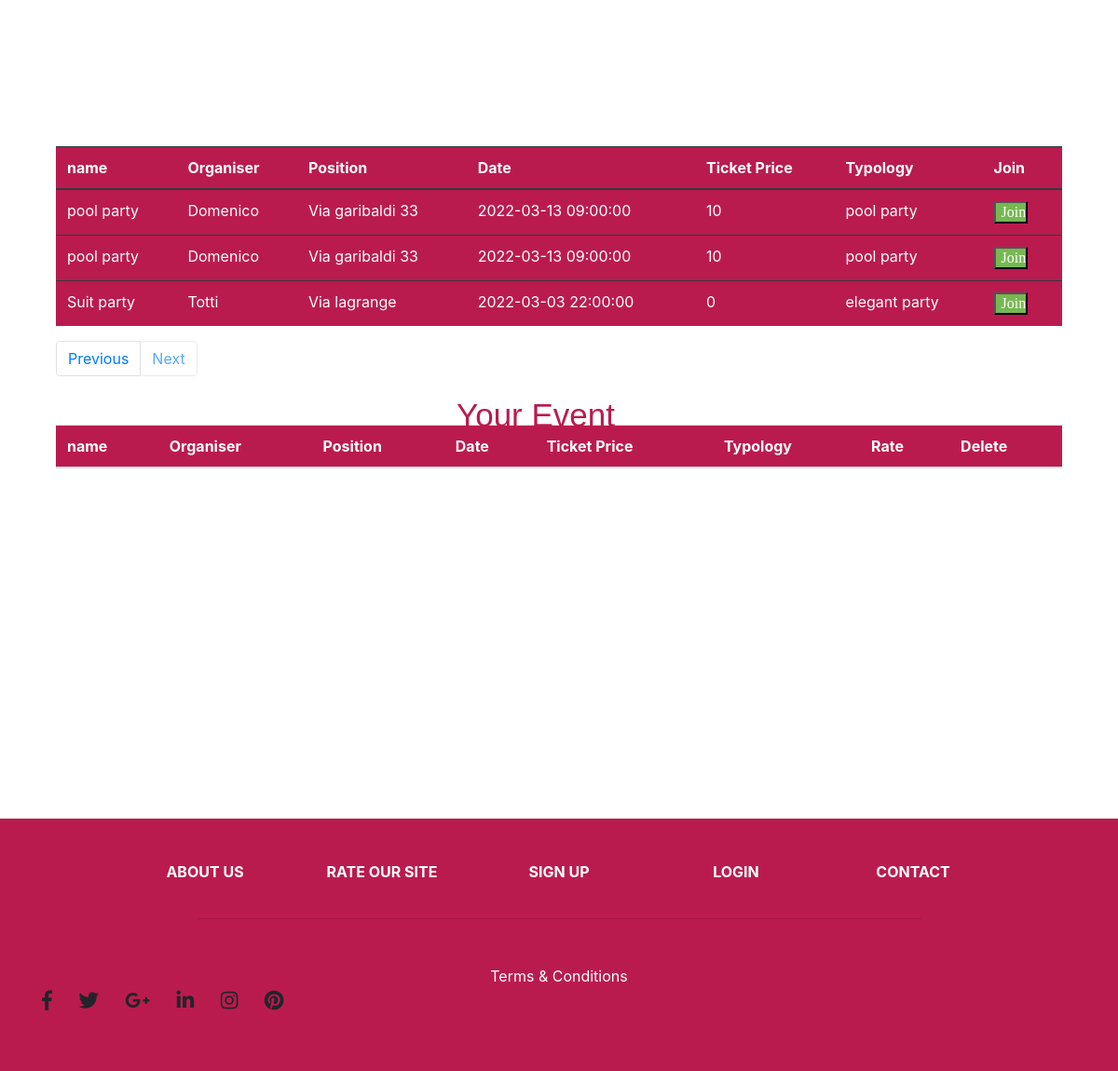
Page /2 (lower part) on the earlier database version.
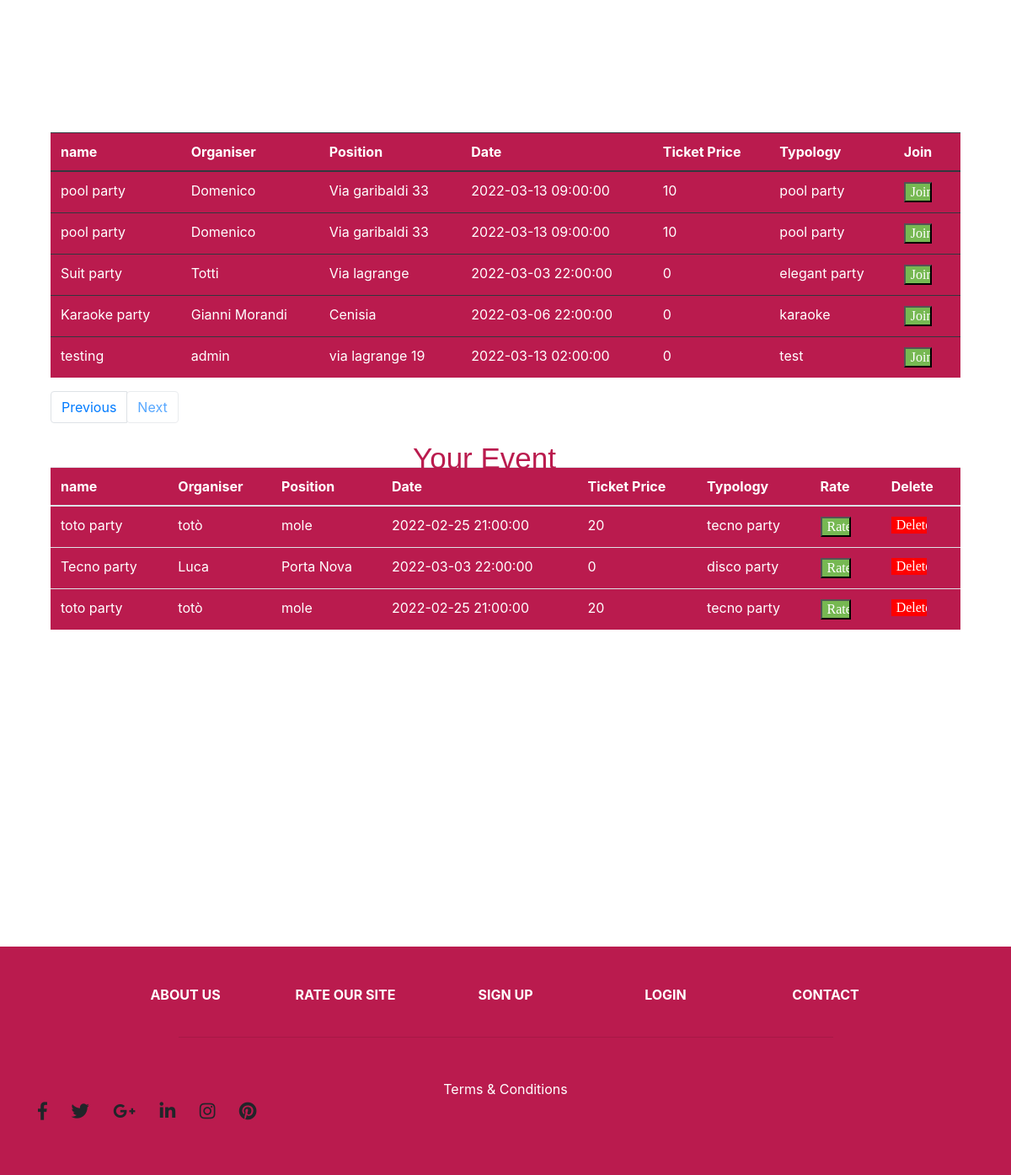
Same page on the later database version.
### tables this page shows
CREATE TABLE event (
	"Number" INTEGER NOT NULL, 
	"Name" VARCHAR(20) NOT NULL, 
	"Organiser" VARCHAR(20) NOT NULL, 
	"Position" VARCHAR(20) NOT NULL, 
	"Date" DATETIME NOT NULL, 
	"Number_of_entrance" INTEGER NOT NULL, 
	"Ticket_price" INTEGER, 
	"Typology" VARCHAR(20), 
	PRIMARY KEY ("Number"), 
	FOREIGN KEY("Position") REFERENCES position ("Zone")
);

CREATE TABLE join__event (
	id INTEGER NOT NULL, 
	"Email" VARCHAR(100), 
	"Name" VARCHAR(20) NOT NULL, 
	"Organiser" VARCHAR(20) NOT NULL, 
	"Position" VARCHAR(20) NOT NULL, 
	"Date" DATETIME NOT NULL, 
	"Number_of_entrance" INTEGER NOT NULL, 
	"Ticket_price" INTEGER, 
	"Typology" VARCHAR(20), 
	PRIMARY KEY (id), 
	FOREIGN KEY("Position") REFERENCES position ("Zone")
);

### app.py (the view, shortened to what this page needs)
@app.route('/', methods=['GET', 'POST'], defaults={"page": 1})
@app.route('/<int:page>', methods=['GET', 'POST'])
def index(page):
    from model import Event, join_Event
    form = JoinForm()
    page = page
    pages = 5
    event = Event.query.paginate(page, pages, error_out=False)
    joined_Event = join_Event.query.all()
    return render_template('homepage/index.html', event=event, joined_Event= joined_Event)

### form.py
class JoinForm(FlaskForm):
    email = EmailField(validators=[DataRequired(), Email()],render_kw={"placeholder": "Enter your email here"})
    submit = SubmitField("Join Event")

### templates/homepage/index.html (shortened to what this page needs)
<link href="//maxcdn.bootstrapcdn.com/bootstrap/4.1.1/css/bootstrap.min.css" rel="stylesheet" id="bootstrap-css">
<!DOCTYPE html>
<html>
  <head>
    <link rel="stylesheet" href="https://stackpath.bootstrapcdn.com/bootstrap/4.1.3/css/bootstrap.min.css">
    <link rel="stylesheet" href="https://use.fontawesome.com/releases/v5.5.0/css/all.css">
    <link rel= "stylesheet" type= "text/css" href= "{{ url_for('static',filename='home/style.css') }}">
  </head>
  <body>
    <div class="container h-100">
      <form action="/" method="post" autocomplete="off">
      <div class="d-flex justify-content-center h-100">
        <div class="searchbar">
            <p class="mb-0">Search for the Via or Zone</p>
        </div>
      </div>
      </form>
    </div>
<div class="row" >
<div class="col" id="show_table">
  <table class="table table-dark" >
  <thead>
    <tr>
      <th scope="col">name</th>
      <th scope="col">Organiser</th>
      <th scope="col">Position</th>
      <th scope="col">Date</th>
      <th scope="col">Ticket Price</th>
      <th scope="col">Typology</th>
      <th scope="col">Join</th>
    </tr>
  </thead>
  <tbody>
  {%if empty%}
  <tr>
    <td colspan="7" align="center">{{empty}}</td>
  </tr>
  {%else%}
  {% for event in event.items %}
    <tr>
        <td>{{ event.Name }}</td>
        <td>{{ event.Organiser }}</td>
        <td>{{ event.Position }}</td>
        <td>{{ event.Date }}</td>
        <td>{{ event.Ticket_price }}</td>
        <td>{{ event.Typology }}</td>
        {% if event.Ticket_price == 0 %}
        <td> <input type="button" onclick="window.location.href='/join/{{event.Number}}'"  class="button-join-table" value="Join"  /> </td>
        {% else %}
        <td> <input type="button" onclick="window.location.href='/joinpayment/{{event.Number}}'"  class="button-join-table" value="Join"  /> </td>
        {% endif %}
    </tr>
  {% endfor %}
  {%endif%}
  </tbody>
 </table>
<nav aria-label="Page navigation example">
                <ul class="pagination">
                    {% if event.has_prev %}
                      <li class="page-item"> <a class="page-link" href="{{ url_for('index', page=event.prev_num) }}">Previous</a></li>
                    {% else %}
                      <li class="page-item"><a class="page-link btn disabled" href="#">Previous</a></li>
                    {% endif %}
                    {% if event.has_next %}
                      <li class="page-item"> <a class="page-link" href="{{ url_for('index', page=event.next_num) }}">Next</a></li>
                    {% else %}
                      <li class="page-item"><a class="page-link btn disabled" href="#">Next</a></li>
                    {% endif %}
                </ul>
    </nav>
</div>
</div>
  <p class="mb-1">Your Event</p>
<div>
  <table class="table table-dark-2" style="color: white">
  <thead>
    <tr>
      <th scope="col">name</th>
      <th scope="col">Organiser</th>
      <th scope="col">Position</th>
      <th scope="col">Date</th>
      <th scope="col">Ticket Price</th>
      <th scope="col">Typology</th>
      <th scope="col">Rate</th>
      <th scope="col">Delete</th>
    </tr>
  </thead>
  <tbody>
     {% for event in joined_Event %}
    <tr>
        <td>{{event.Name}}</td>
        <td>{{event.Organiser}}</td>
        <td>{{event.Position}}</td>
        <td>{{event.Date}}</td>
        <td>{{event.Ticket_price}}</td>
        <td>{{event.Typology}}</td>
        <td> <input type="button" onclick="window.location.href='/rate'" href="#"   class="button-join-table" value="Rate" /></td>
        <td> <input type="button" onclick="window.location.href='/delete/{{ event.id }}'" class="button-join-table1" value="Delete" /></td>
    </tr>
   {% endfor %}
  </tbody>
 </table>
</div>
<br>
<br>
<br>
<br>
<br>
<br>
<br>
<br>
<br>
<br>
<br>
<br>
<br>
<br>
<br>
<footer class="page-footer font-small indigo">
  <div class="container">
    <div class="row text-center d-flex justify-content-center pt-5 mb-3">
      <div class="col-md-2 mb-3">
        <h6 class="text-uppercase font-weight-bold">
          <a href="/aboutus" style="color: white">About us</a>
        </h6>
      </div>
      <div class="col-md-2 mb-3">
        <h6 class="text-uppercase font-weight-bold">
          <a href="/rateus"style="color: white">Rate our site</a>
        </h6>
      </div>
      <div class="col-md-2 mb-3">
        <h6 class="text-uppercase font-weight-bold">
          <a href="/signup" style="color: white">Sign Up</a>
        </h6>
      </div>
      <div class="col-md-2 mb-3">
        <h6 class="text-uppercase font-weight-bold">
          <a href="/login" style="color: white">Login</a>
        </h6>
      </div>
      <div class="col-md-2 mb-3">
        <h6 class="text-uppercase font-weight-bold">
          <a href="/contact" style="color: white">Contact</a>
        </h6>
      </div>
    </div>
    <hr class="rgba-white-light" style="margin: 0 15%;">
    <div class="row d-flex text-center justify-content-center mb-md-0 mb-4">
      <div class="col-md-8 col-12 mt-5">
        <a href="/conditions" style="line-height: 1.7rem;color: #FFFFFF">Terms & Conditions</a>
      </div>
    </div>
    <div class="row pb-3">
      <div class="col-md-12">
        <div class="mb-5 flex-center">
          <a class="fb-ic">
            <i class="fab fa-facebook-f fa-lg white-text mr-4"> </i>
          </a>
          <a class="tw-ic">
            <i class="fab fa-twitter fa-lg white-text mr-4"> </i>
          </a>
          <a class="gplus-ic">
            <i class="fab fa-google-plus-g fa-lg white-text mr-4"> </i>
          </a>
          <a class="li-ic">
            <i class="fab fa-linkedin-in fa-lg white-text mr-4"> </i>
          </a>
          <a class="ins-ic">
            <i class="fab fa-instagram fa-lg white-text mr-4"> </i>
          </a>
          <a class="pin-ic">
            <i class="fab fa-pinterest fa-lg white-text"> </i>
          </a>
        </div>
      </div>
    </div>
  </div>
</footer>
  </body>
</html>

### static/home/style.css (style rules this page uses)
body,html { height: 100%; width: 100%; margin: 0; padding: 0; background: #ffff !important; }
.searchbar { margin-bottom: auto; margin-top: 175px; height: 60px; background-color: #BA1B4E; border-radius: 30px; padding: 10px; }
.mb-0 { position: absolute; font-family: "Berlin Sans FB Demi"; font-size: 35px; left: 39%; top: 47%; color: #BA1B4E; }
.table-dark { width: 90%; background-color:#BA1B4E; position: center; margin-left: auto; margin-right: auto; margin-top: -20%; }
.button-join-table { width: 60%; background-color: #76b852; font-family: Amiri; color: white; position: center; margin-right: auto; margin-left: auto; }
.button-join-table1 { width: 60%; background-color: red; border: none; font-family: Amiri; color: white; position: center; margin-right: auto; margin-left: auto; }
.pagination { position: relative; margin-left: 5%; margin-right: auto; }
.mb-1 { position: absolute; font-family: 'Lucida Grande', 'Lucida Sans Unicode', 'Geneva', 'Verdana', sans-serif; font-size: 35px; right: 45%; top: auto; color: #BA1B4E; }
.table-dark-2 { width: 90%; background-color:#BA1B4E; position: center; margin-left: auto; margin-right: auto; margin-top: 3%; }
footer { background-color: #BA1B4E; }

Differences in the rows shown:
added event: Name "Karaoke party", Organiser "Gianni Morandi", Position "Cenisia", Date "2022-03-06 22:00:00", Ticket_price "0", Typology "karaoke"
added event: Name "testing", Organiser "admin", Position "via lagrange 19", Date "2022-03-13 02:00:00", Ticket_price "0", Typology "test"
added join__event: Name "toto party", Organiser "totò", Position "mole", Date "2022-02-25 21:00:00", Ticket_price "20", Typology "tecno party"
added join__event: Name "Tecno party", Organiser "Luca", Position "Porta Nova", Date "2022-03-03 22:00:00", Ticket_price "0", Typology "disco party"
added join__event: Name "toto party", Organiser "totò", Position "mole", Date "2022-02-25 21:00:00", Ticket_price "20", Typology "tecno party"
